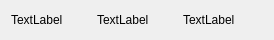
<?xml version="1.0" encoding="UTF-8"?>
<ui version="4.0">
 <class>CWeatherWidgetItem</class>
 <widget class="QWidget" name="CWeatherWidgetItem">
  <property name="geometry">
   <rect>
    <x>0</x>
    <y>0</y>
    <width>274</width>
    <height>40</height>
   </rect>
  </property>
  <property name="windowTitle">
   <string>Form</string>
  </property>
  <layout class="QHBoxLayout" name="horizontalLayout">
   <item>
    <widget class="QLabel" name="_icon">
     <property name="text">
      <string>TextLabel</string>
     </property>
    </widget>
   </item>
   <item>
    <widget class="QLabel" name="_city">
     <property name="text">
      <string>TextLabel</string>
     </property>
    </widget>
   </item>
   <item>
    <widget class="QLabel" name="_temp">
     <property name="text">
      <string>TextLabel</string>
     </property>
    </widget>
   </item>
  </layout>
 </widget>
 <resources/>
 <connections/>
</ui>
